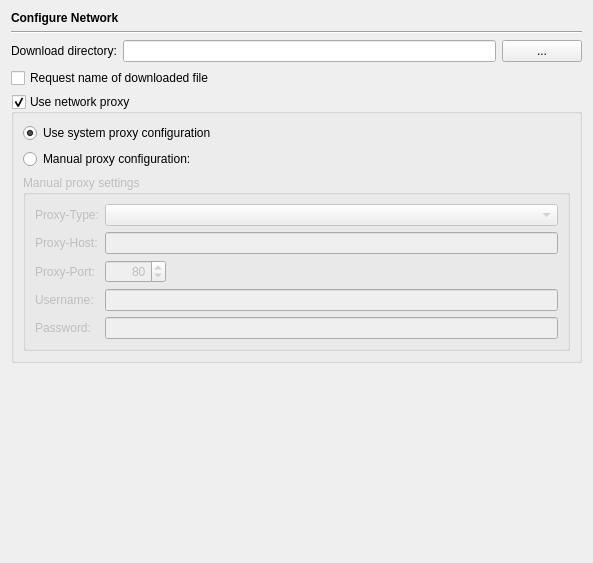
<?xml version="1.0" encoding="UTF-8"?>
<ui version="4.0">
 <class>NetworkPage</class>
 <widget class="QWidget" name="NetworkPage">
  <property name="geometry">
   <rect>
    <x>0</x>
    <y>0</y>
    <width>589</width>
    <height>563</height>
   </rect>
  </property>
  <layout class="QVBoxLayout" name="verticalLayout_2">
   <item>
    <widget class="QLabel" name="headerLabel">
     <property name="text">
      <string>&lt;b&gt;Configure Network&lt;/b&gt;</string>
     </property>
    </widget>
   </item>
   <item>
    <widget class="Line" name="line9_3">
     <property name="frameShape">
      <enum>QFrame::HLine</enum>
     </property>
     <property name="frameShadow">
      <enum>QFrame::Sunken</enum>
     </property>
     <property name="orientation">
      <enum>Qt::Horizontal</enum>
     </property>
    </widget>
   </item>
   <item>
    <layout class="QHBoxLayout" name="horizontalLayout">
     <item>
      <widget class="QLabel" name="label_6">
       <property name="text">
        <string>Download directory:</string>
       </property>
      </widget>
     </item>
     <item>
      <widget class="QLineEdit" name="downloadDirEdit">
       <property name="toolTip">
        <string>Enter the download directory (leave empty to use the default location)</string>
       </property>
      </widget>
     </item>
     <item>
      <widget class="QPushButton" name="downloadDirButton">
       <property name="toolTip">
        <string>Select the download directory via a directory selection dialog</string>
       </property>
       <property name="text">
        <string>...</string>
       </property>
      </widget>
     </item>
    </layout>
   </item>
   <item>
    <widget class="QCheckBox" name="requestFilenameCheckBox">
     <property name="toolTip">
      <string>Select to ask the user for a download filename</string>
     </property>
     <property name="text">
      <string>Request name of downloaded file</string>
     </property>
    </widget>
   </item>
   <item>
    <widget class="QGroupBox" name="proxyGroup">
     <property name="toolTip">
      <string>Select to use a web proxy</string>
     </property>
     <property name="title">
      <string>Use network proxy</string>
     </property>
     <property name="checkable">
      <bool>true</bool>
     </property>
     <property name="checked">
      <bool>true</bool>
     </property>
     <layout class="QVBoxLayout" name="verticalLayout">
      <item>
       <widget class="QRadioButton" name="systemProxyButton">
        <property name="toolTip">
         <string>Select to use the system proxy configuration</string>
        </property>
        <property name="text">
         <string>Use system proxy configuration</string>
        </property>
        <property name="checked">
         <bool>true</bool>
        </property>
       </widget>
      </item>
      <item>
       <widget class="QRadioButton" name="manualProxyButton">
        <property name="toolTip">
         <string>Select to use an application specific proxy configuration</string>
        </property>
        <property name="text">
         <string>Manual proxy configuration:</string>
        </property>
       </widget>
      </item>
      <item>
       <widget class="QGroupBox" name="groupBox">
        <property name="enabled">
         <bool>false</bool>
        </property>
        <property name="title">
         <string>Manual proxy settings</string>
        </property>
        <layout class="QGridLayout" name="gridLayout">
         <item row="0" column="0">
          <widget class="QLabel" name="label_5">
           <property name="text">
            <string>Proxy-Type:</string>
           </property>
          </widget>
         </item>
         <item row="0" column="1" colspan="2">
          <widget class="QComboBox" name="proxyTypeCombo">
           <property name="toolTip">
            <string>Select the type of the proxy</string>
           </property>
          </widget>
         </item>
         <item row="1" column="0">
          <widget class="QLabel" name="label">
           <property name="text">
            <string>Proxy-Host:</string>
           </property>
          </widget>
         </item>
         <item row="1" column="1" colspan="2">
          <widget class="QLineEdit" name="proxyHostEdit">
           <property name="toolTip">
            <string>Enter the name of the proxy host</string>
           </property>
          </widget>
         </item>
         <item row="2" column="0">
          <widget class="QLabel" name="label_2">
           <property name="text">
            <string>Proxy-Port:</string>
           </property>
          </widget>
         </item>
         <item row="2" column="1">
          <widget class="QSpinBox" name="proxyPortSpin">
           <property name="toolTip">
            <string>Enter the proxy port</string>
           </property>
           <property name="alignment">
            <set>Qt::AlignRight</set>
           </property>
           <property name="minimum">
            <number>1</number>
           </property>
           <property name="maximum">
            <number>65535</number>
           </property>
           <property name="value">
            <number>80</number>
           </property>
          </widget>
         </item>
         <item row="2" column="2">
          <spacer>
           <property name="orientation">
            <enum>Qt::Horizontal</enum>
           </property>
           <property name="sizeHint" stdset="0">
            <size>
             <width>40</width>
             <height>20</height>
            </size>
           </property>
          </spacer>
         </item>
         <item row="3" column="0">
          <widget class="QLabel" name="label_3">
           <property name="text">
            <string>Username:</string>
           </property>
          </widget>
         </item>
         <item row="3" column="1" colspan="2">
          <widget class="QLineEdit" name="proxyUserEdit">
           <property name="toolTip">
            <string>Enter the username for the proxy</string>
           </property>
          </widget>
         </item>
         <item row="4" column="0">
          <widget class="QLabel" name="label_4">
           <property name="text">
            <string>Password:</string>
           </property>
          </widget>
         </item>
         <item row="4" column="1" colspan="2">
          <widget class="QLineEdit" name="proxyPasswordEdit">
           <property name="toolTip">
            <string>Enter the password for the proxy</string>
           </property>
           <property name="echoMode">
            <enum>QLineEdit::Password</enum>
           </property>
          </widget>
         </item>
        </layout>
       </widget>
      </item>
     </layout>
    </widget>
   </item>
   <item>
    <spacer>
     <property name="orientation">
      <enum>Qt::Vertical</enum>
     </property>
     <property name="sizeHint" stdset="0">
      <size>
       <width>571</width>
       <height>21</height>
      </size>
     </property>
    </spacer>
   </item>
  </layout>
 </widget>
 <tabstops>
  <tabstop>downloadDirEdit</tabstop>
  <tabstop>downloadDirButton</tabstop>
  <tabstop>requestFilenameCheckBox</tabstop>
 </tabstops>
 <resources/>
 <connections>
  <connection>
   <sender>manualProxyButton</sender>
   <signal>toggled(bool)</signal>
   <receiver>groupBox</receiver>
   <slot>setEnabled(bool)</slot>
   <hints>
    <hint type="sourcelabel">
     <x>70</x>
     <y>159</y>
    </hint>
    <hint type="destinationlabel">
     <x>71</x>
     <y>199</y>
    </hint>
   </hints>
  </connection>
 </connections>
</ui>
